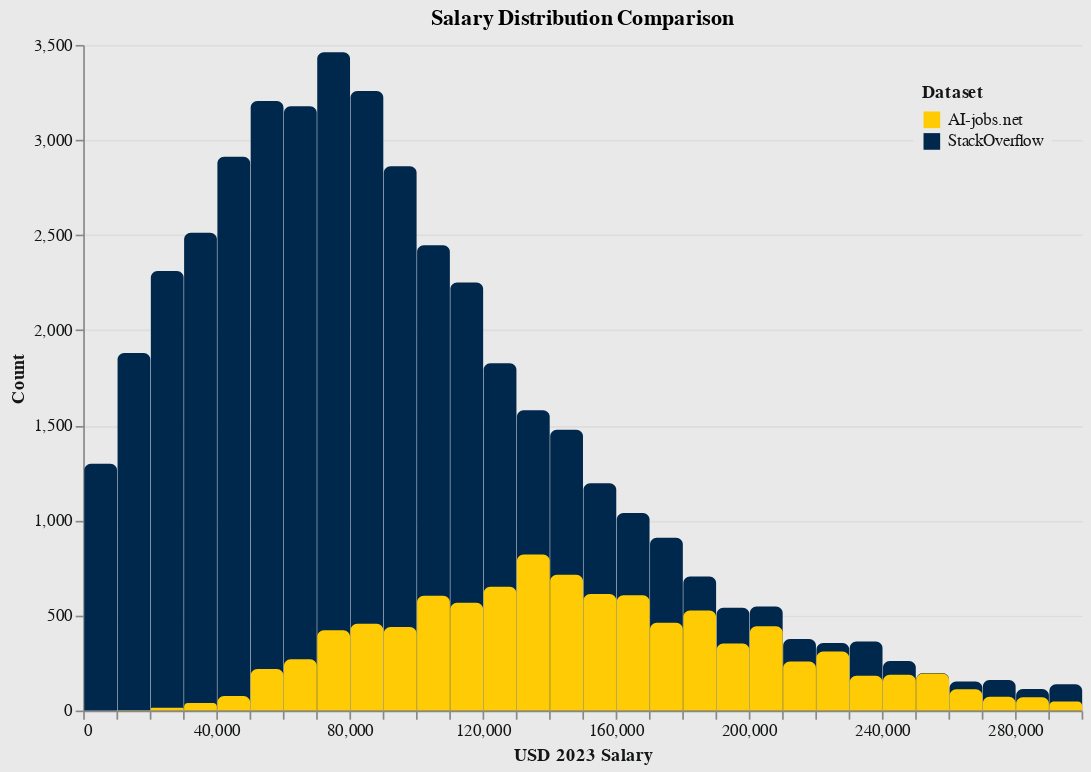

Notebook code for this chart:
### Markdown cell above
## Distribution of standardized salary observations in each salary dataset.

### Code cell
def layered_distribution_chart(chart_df: pd.DataFrame):
    """
    This function creates a layered distribution chart using Altair to compare the distributions of standardized
    compensation data from the StackOverflow and AI-jobs.net datasets.
    :param chart_df: The combined chart dataframe
    """
    
    background_color = COLOR_THEME['background']

    bar_colors = {
        'AI-jobs.net': COLOR_THEME['secondary'],
        'StackOverflow': COLOR_THEME['primary']
    }

    chart = alt.Chart(chart_df.sort_values(by=['source'], ascending=False)).mark_bar(opacity=1,
                                                                                        binSpacing=0.3,
                                                                                        cornerRadiusTopLeft=4,
                                                                                        cornerRadiusTopRight=4).encode(
        alt.X('usd_2023:Q', bin=alt.Bin(maxbins=50), title='USD 2023 Salary'),
        alt.Y('count()', stack=None, title='Count'),
        alt.Color('source:N', legend=alt.Legend(title="Dataset", orient='top-right', 
                                                fillColor=background_color, labelColor=COLOR_THEME['text'], 
                                                titleColor=COLOR_THEME['text'], titlePadding=5, 
                                                labelLimit=200, padding=5), 
                scale=alt.Scale(domain=list(bar_colors.keys()), range=list(bar_colors.values()))),
    ).properties(
        width=600,
        height=400,
        title="Salary Distribution Comparison",
        background=background_color
    ).configure_view(
        stroke=background_color,
        fill=background_color
    ).configure_axis(
        labelColor=COLOR_THEME['text'],
        titleColor=COLOR_THEME['text']
    )
    return chart

dist_chart = layered_distribution_chart(combined_chart_df)
dist_chart.display()

### Figure 1 — Vega specification as saved in the notebook (floating-point values rounded to 4 significant figures)
{"$schema": "https://vega.github.io/schema/vega/v5.json", "data": [{"name": "source_0", "values": [{"__count": 2446, "bin_maxbins_50_usd_2023": 100000.0, "bin_maxbins_50_usd_2023_end": 110000.0, "source": "StackOverflow"}, {"__count": 2251, "bin_maxbins_50_usd_2023": 110000.0, "bin_maxbins_50_usd_2023_end": 120000.0, "source": "StackOverflow"}, {"__count": 3462, "bin_maxbins_50_usd_2023": 70000.0, "bin_maxbins_50_usd_2023_end": 80000.0, "source": "StackOverflow"}, {"__count": 2912, "bin_maxbins_50_usd_2023": 40000.0, "bin_maxbins_50_usd_2023_end": 50000.0, "source": "StackOverflow"}, {"__count": 1195, "bin_maxbins_50_usd_2023": 150000.0, "bin_maxbins_50_usd_2023_end": 160000.0, "source": "StackOverflow"}, {"__count": 1826, "bin_maxbins_50_usd_2023": 120000.0, "bin_maxbins_50_usd_2023_end": 130000.0, "source": "StackOverflow"}, {"__count": 1298, "bin_maxbins_50_usd_2023": 0.0, "bin_maxbins_50_usd_2023_end": 10000.0, "source": "StackOverflow"}, {"__count": 1039, "bin_maxbins_50_usd_2023": 160000.0, "bin_maxbins_50_usd_2023_end": 170000.0, "source": "StackOverflow"}, {"__count": 1579, "bin_maxbins_50_usd_2023": 130000.0, "bin_maxbins_50_usd_2023_end": 140000.0, "source": "StackOverflow"}, {"__count": 909, "bin_maxbins_50_usd_2023": 170000.0, "bin_maxbins_50_usd_2023_end": 180000.0, "source": "StackOverflow"}, {"__count": 3258, "bin_maxbins_50_usd_2023": 80000.0, "bin_maxbins_50_usd_2023_end": 90000.0, "source": "StackOverflow"}, {"__count": 3205, "bin_maxbins_50_usd_2023": 50000.0, "bin_maxbins_50_usd_2023_end": 60000.0, "source": "StackOverflow"}, {"__count": 705, "bin_maxbins_50_usd_2023": 180000.0, "bin_maxbins_50_usd_2023_end": 190000.0, "source": "StackOverflow"}, {"__count": 2862, "bin_maxbins_50_usd_2023": 90000.0, "bin_maxbins_50_usd_2023_end": 100000.0, "source": "StackOverflow"}, {"__count": 2311, "bin_maxbins_50_usd_2023": 20000.0, "bin_maxbins_50_usd_2023_end": 30000.0, "source": "StackOverflow"}, {"__count": 2512, "bin_maxbins_50_usd_2023": 30000.0, "bin_maxbins_50_usd_2023_end": 40000.0, "source": "StackOverflow"}, {"__count": 547, "bin_maxbins_50_usd_2023": 200000.0, "bin_maxbins_50_usd_2023_end": 210000.0, "source": "StackOverflow"}, {"__count": 152, "bin_maxbins_50_usd_2023": 260000.0, "bin_maxbins_50_usd_2023_end": 270000.0, "source": "StackOverflow"}, {"__count": 1477, "bin_maxbins_50_usd_2023": 140000.0, "bin_maxbins_50_usd_2023_end": 150000.0, "source": "StackOverflow"}, {"__count": 3178, "bin_maxbins_50_usd_2023": 60000.0, "bin_maxbins_50_usd_2023_end": 70000.0, "source": "StackOverflow"}, {"__count": 1880, "bin_maxbins_50_usd_2023": 10000.0, "bin_maxbins_50_usd_2023_end": 20000.0, "source": "StackOverflow"}, {"__count": 541, "bin_maxbins_50_usd_2023": 190000.0, "bin_maxbins_50_usd_2023_end": 200000.0, "source": "StackOverflow"}, {"__count": 355, "bin_maxbins_50_usd_2023": 220000.0, "bin_maxbins_50_usd_2023_end": 230000.0, "source": "StackOverflow"}, {"__count": 197, "bin_maxbins_50_usd_2023": 250000.0, "bin_maxbins_50_usd_2023_end": 260000.0, "source": "StackOverflow"}, {"__count": 138, "bin_maxbins_50_usd_2023": 290000.0, "bin_maxbins_50_usd_2023_end": 300000.0, "source": "StackOverflow"}, {"__count": 376, "bin_maxbins_50_usd_2023": 210000.0, "bin_maxbins_50_usd_2023_end": 220000.0, "source": "StackOverflow"}, {"__count": 363, "bin_maxbins_50_usd_2023": 230000.0, "bin_maxbins_50_usd_2023_end": 240000.0, "source": "StackOverflow"}, {"__count": 261, "bin_maxbins_50_usd_2023": 240000.0, "bin_maxbins_50_usd_2023_end": 250000.0, "source": "StackOverflow"}, {"__count": 160, "bin_maxbins_50_usd_2023": 270000.0, "bin_maxbins_50_usd_2023_end": 280000.0, "source": "StackOverflow"}, {"__count": 113, "bin_maxbins_50_usd_2023": 280000.0, "bin_maxbins_50_usd_2023_end": 290000.0, "source": "StackOverflow"}, {"__count": 352, "bin_maxbins_50_usd_2023": 190000.0, "bin_maxbins_50_usd_2023_end": 200000.0, "source": "AI-jobs.net"}, {"__count": 422, "bin_maxbins_50_usd_2023": 70000.0, "bin_maxbins_50_usd_2023_end": 80000.0, "source": "AI-jobs.net"}, {"__count": 456, "bin_maxbins_50_usd_2023": 80000.0, "bin_maxbins_50_usd_2023_end": 90000.0, "source": "AI-jobs.net"}, {"__count": 714, "bin_maxbins_50_usd_2023": 140000.0, "bin_maxbins_50_usd_2023_end": 150000.0, "source": "AI-jobs.net"}, {"__count": 651, "bin_maxbins_50_usd_2023": 120000.0, "bin_maxbins_50_usd_2023_end": 130000.0, "source": "AI-jobs.net"}, {"__count": 195, "bin_maxbins_50_usd_2023": 250000.0, "bin_maxbins_50_usd_2023_end": 260000.0, "source": "AI-jobs.net"}, {"__count": 439, "bin_maxbins_50_usd_2023": 90000.0, "bin_maxbins_50_usd_2023_end": 100000.0, "source": "AI-jobs.net"}, {"__count": 219, "bin_maxbins_50_usd_2023": 50000.0, "bin_maxbins_50_usd_2023_end": 60000.0, "source": "AI-jobs.net"}, {"__count": 567, "bin_maxbins_50_usd_2023": 110000.0, "bin_maxbins_50_usd_2023_end": 120000.0, "source": "AI-jobs.net"}, {"__count": 820, "bin_maxbins_50_usd_2023": 130000.0, "bin_maxbins_50_usd_2023_end": 140000.0, "source": "AI-jobs.net"}, {"__count": 443, "bin_maxbins_50_usd_2023": 200000.0, "bin_maxbins_50_usd_2023_end": 210000.0, "source": "AI-jobs.net"}, {"__count": 613, "bin_maxbins_50_usd_2023": 150000.0, "bin_maxbins_50_usd_2023_end": 160000.0, "source": "AI-jobs.net"}, {"__count": 258, "bin_maxbins_50_usd_2023": 210000.0, "bin_maxbins_50_usd_2023_end": 220000.0, "source": "AI-jobs.net"}, {"__count": 77, "bin_maxbins_50_usd_2023": 40000.0, "bin_maxbins_50_usd_2023_end": 50000.0, "source": "AI-jobs.net"}, {"__count": 47, "bin_maxbins_50_usd_2023": 290000.0, "bin_maxbins_50_usd_2023_end": 300000.0, "source": "AI-jobs.net"}, {"__count": 461, "bin_maxbins_50_usd_2023": 170000.0, "bin_maxbins_50_usd_2023_end": 180000.0, "source": "AI-jobs.net"}, {"__count": 606, "bin_maxbins_50_usd_2023": 160000.0, "bin_maxbins_50_usd_2023_end": 170000.0, "source": "AI-jobs.net"}, {"__count": 112, "bin_maxbins_50_usd_2023": 260000.0, "bin_maxbins_50_usd_2023_end": 270000.0, "source": "AI-jobs.net"}, {"__count": 603, "bin_maxbins_50_usd_2023": 100000.0, "bin_maxbins_50_usd_2023_end": 110000.0, "source": "AI-jobs.net"}, {"__count": 526, "bin_maxbins_50_usd_2023": 180000.0, "bin_maxbins_50_usd_2023_end": 190000.0, "source": "AI-jobs.net"}, {"__count": 311, "bin_maxbins_50_usd_2023": 220000.0, "bin_maxbins_50_usd_2023_end": 230000.0, "source": "AI-jobs.net"}, {"__count": 188, "bin_maxbins_50_usd_2023": 240000.0, "bin_maxbins_50_usd_2023_end": 250000.0, "source": "AI-jobs.net"}, {"__count": 270, "bin_maxbins_50_usd_2023": 60000.0, "bin_maxbins_50_usd_2023_end": 70000.0, "source": "AI-jobs.net"}, {"__count": 73, "bin_maxbins_50_usd_2023": 270000.0, "bin_maxbins_50_usd_2023_end": 280000.0, "source": "AI-jobs.net"}, {"__count": 70, "bin_maxbins_50_usd_2023": 280000.0, "bin_maxbins_50_usd_2023_end": 290000.0, "source": "AI-jobs.net"}, {"__count": 183, "bin_maxbins_50_usd_2023": 230000.0, "bin_maxbins_50_usd_2023_end": 240000.0, "source": "AI-jobs.net"}, {"__count": 39, "bin_maxbins_50_usd_2023": 30000.0, "bin_maxbins_50_usd_2023_end": 40000.0, "source": "AI-jobs.net"}, {"__count": 14, "bin_maxbins_50_usd_2023": 20000.0, "bin_maxbins_50_usd_2023_end": 30000.0, "source": "AI-jobs.net"}, {"__count": 1, "bin_maxbins_50_usd_2023": 10000.0, "bin_maxbins_50_usd_2023_end": 20000.0, "source": "AI-jobs.net"}]}, {"name": "source_0_y_domain___count", "values": [{"min": 1, "max": 3462}]}], "signals": [{"name": "bin_maxbins_50_usd_2023_bins", "value": {"fields": ["usd_2023"], "fname": "bin_usd_2023", "start": 0.0, "step": 10000.0, "stop": 300000.0}}], "marks": [{"type": "rect", "name": "marks", "from": {"data": "source_0"}, "encode": {"update": {"ariaRoleDescription": {"value": "bar"}, "description": {"signal": "\"USD 2023 Salary: \" + (!isValid(datum[\"bin_maxbins_50_usd_2023\"]) || !isFinite(+datum[\"bin_maxbins_50_usd_2023\"]) ? \"null\" : format(datum[\"bin_maxbins_50_usd_2023\"], \"\") + \" – \" + format(datum[\"bin_maxbins_50_usd_2023_end\"], \"\")) + \"; Count: \" + (format(datum[\"__count\"], \"\")) + \"; source: \" + (isValid(datum[\"source\"]) ? datum[\"source\"] : \"\"+datum[\"source\"])"}, "opacity": {"value": 1}, "cornerRadiusTopLeft": {"value": 4}, "cornerRadiusTopRight": {"value": 4}, "x": {"field": "bin_maxbins_50_usd_2023_end", "scale": "x", "offset": {"signal": "0.5 + (abs(scale(\"x\", datum[\"bin_maxbins_50_usd_2023_end\"]) - scale(\"x\", datum[\"bin_maxbins_50_usd_2023\"])) < 0.25 ? 0.5 * (0.25 - (abs(scale(\"x\", datum[\"bin_maxbins_50_usd_2023_end\"]) - scale(\"x\", datum[\"bin_maxbins_50_usd_2023\"])))) : -0.15)"}}, "y": {"field": "__count", "scale": "y"}, "y2": {"value": 0, "scale": "y"}, "fill": {"field": "source", "scale": "color"}, "x2": {"field": "bin_maxbins_50_usd_2023", "scale": "x", "offset": {"signal": "0.5 + (abs(scale(\"x\", datum[\"bin_maxbins_50_usd_2023_end\"]) - scale(\"x\", datum[\"bin_maxbins_50_usd_2023\"])) < 0.25 ? -0.5 * (0.25 - (abs(scale(\"x\", datum[\"bin_maxbins_50_usd_2023_end\"]) - scale(\"x\", datum[\"bin_maxbins_50_usd_2023\"])))) : 0.15)"}}}}, "style": ["bar"]}], "scales": [{"name": "x", "type": "linear", "domain": {"signal": "[bin_maxbins_50_usd_2023_bins.start, bin_maxbins_50_usd_2023_bins.stop]"}, "range": [0, {"signal": "width"}], "bins": {"signal": "bin_maxbins_50_usd_2023_bins"}, "zero": false}, {"name": "y", "type": "linear", "domain": [{"signal": "(data(\"source_0_y_domain___count\")[0] || {}).min"}, {"signal": "(data(\"source_0_y_domain___count\")[0] || {}).max"}], "range": [{"signal": "height"}, 0], "zero": true, "nice": true}, {"name": "color", "type": "ordinal", "domain": ["AI-jobs.net", "StackOverflow"], "range": ["#FFCB05", "#00274C"]}], "axes": [{"scale": "y", "minExtent": 0, "orient": "left", "labels": false, "tickCount": {"signal": "ceil(height/40)"}, "zindex": 0, "domain": false, "grid": true, "ticks": false, "aria": false, "maxExtent": 0, "gridScale": "x"}, {"scale": "x", "labelFlush": true, "title": "USD 2023 Salary", "labelOverlap": true, "tickCount": {"signal": "ceil(width/10)"}, "zindex": 0, "orient": "bottom", "grid": false}, {"scale": "y", "zindex": 0, "grid": false, "title": "Count", "tickCount": {"signal": "ceil(height/40)"}, "orient": "left", "labelOverlap": true}], "title": {"text": "Salary Distribution Comparison", "frame": "group"}, "padding": 5, "height": 400, "style": "cell", "legends": [{"fillColor": "#E9E9E9", "labelColor": "#131516", "labelLimit": 200, "orient": "top-right", "padding": 5, "title": "Dataset", "titleColor": "#131516", "titlePadding": 5, "fill": "color", "symbolType": "square", "encode": {"symbols": {"update": {"opacity": {"value": 1}}}}}], "width": 600, "background": "#E9E9E9", "config": {"axis": {"labelColor": "#131516", "titleColor": "#131516"}, "style": {"cell": {"fill": "#E9E9E9", "stroke": "#E9E9E9"}}}}
